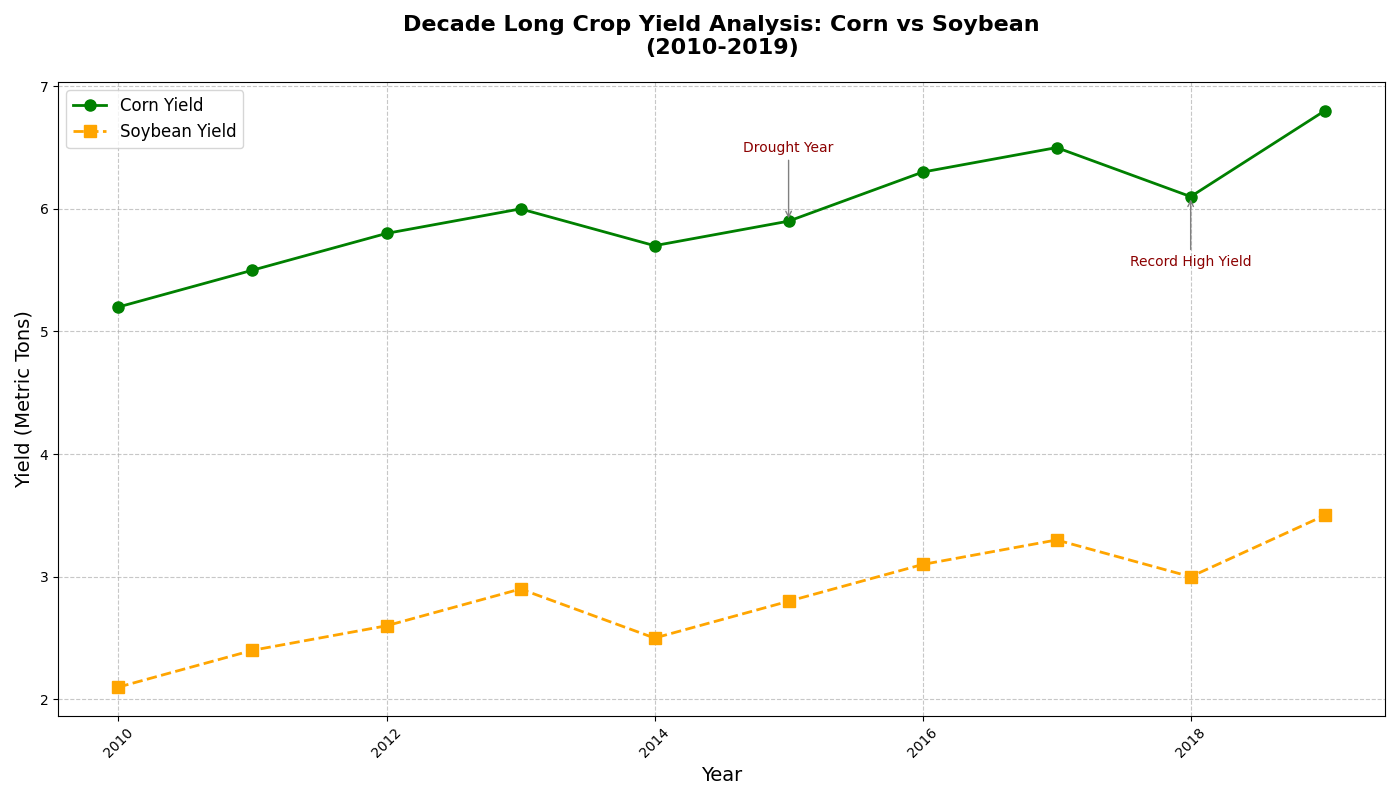

Recreate this plot in Python.
import matplotlib.pyplot as plt
import numpy as np

# Story:
# We're going to chart a farmer's record of crop yield over a decade for two different crops: Corn and Soybeans.
# The data will show crop production trends which help in analyzing the performance over the years.

# Define the years
years = np.arange(2010, 2020)

# Hypothetical crop yields (in metric tons) for Corn and Soybeans
corn_yield = np.array([5.2, 5.5, 5.8, 6.0, 5.7, 5.9, 6.3, 6.5, 6.1, 6.8])
soybean_yield = np.array([2.1, 2.4, 2.6, 2.9, 2.5, 2.8, 3.1, 3.3, 3.0, 3.5])

# Create the line chart with multiple subplots
fig, ax1 = plt.subplots(figsize=(14, 8))

# Plot both Corn and Soybean yield over the years
line1 = ax1.plot(years, corn_yield, color='green', linestyle='-', marker='o', linewidth=2, markersize=8, label='Corn Yield')
line2 = ax1.plot(years, soybean_yield, color='orange', linestyle='--', marker='s', linewidth=2, markersize=8, label='Soybean Yield')

# Annotate significant points
annotations = {
    2015: ('Drought Year', (0, 50)),
    2018: ('Record High Yield', (0, -50))
}

for year, (text, offset) in annotations.items():
    index = np.where(years == year)[0][0]
    ax1.annotate(
        text, 
        (years[index], corn_yield[index]), 
        xytext=offset, 
        textcoords='offset points', 
        arrowprops=dict(arrowstyle='->', color='grey'),
        ha='center', fontsize=10, color='darkred'
    )

# Titles and labels
ax1.set_title("Decade Long Crop Yield Analysis: Corn vs Soybean\n(2010-2019)", fontsize=16, fontweight='bold', pad=20)
ax1.set_xlabel("Year", fontsize=14)
ax1.set_ylabel("Yield (Metric Tons)", fontsize=14, color='black')

# Combining legends from both lines
lines = line1 + line2
labels = [l.get_label() for l in lines]
ax1.legend(lines, labels, loc='upper left', fontsize=12)

# Styling
ax1.xaxis.set_tick_params(rotation=45)
ax1.yaxis.set_tick_params(labelcolor='black')

# Adding Grid for better readability
ax1.grid(True, linestyle='--', alpha=0.7)

# Automatically adjust the layout to prevent overlaps
plt.tight_layout()

# Display the plot
plt.show()
